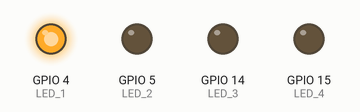
Simulated run of this program. Board: Raspberry Pi (BCM pin numbers). Shown: output pins drawn as LEDs (lit = HIGH). What the program prints to the terminal is not drawn.

Above: at 0.2 s.
At 1.2 s:
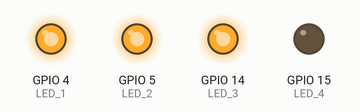
At 1.7 s:
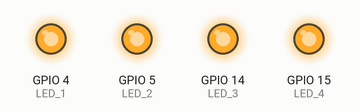
At 2.2 s:
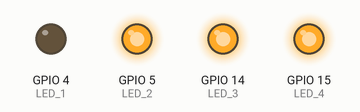
At 3.2 s:
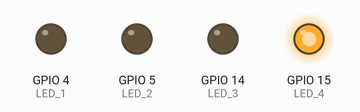
At 4.7 s:
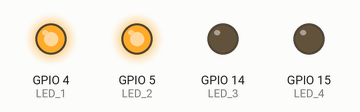
Timing chart, 0 to 5.2 s (numbered marks = the images above):
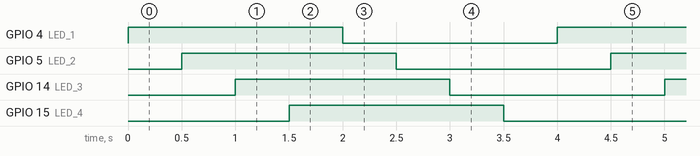

Measured:
- by itself, GPIO 4 (LED_1), GPIO 5 (LED_2), GPIO 14 (LED_3), GPIO 15 (LED_4): alternates HIGH for 2.0 s and LOW for 2.0 s
- by itself, everything shown: repeats every 4.0 s, in 8 steps

The program:

day01_exercise1.py
```python
import RPi.GPIO as GPIO
from time import sleep

LED_1 = 4
LED_2 = 5
LED_3 = 14
LED_4 = 15

def main():
    GPIO.setmode(GPIO.BCM)
    GPIO.setwarnings(False)
    GPIO.setup(LED_1, GPIO.OUT, initial=False)
    GPIO.setup(LED_2, GPIO.OUT, initial=False)
    GPIO.setup(LED_3, GPIO.OUT, initial=False)
    GPIO.setup(LED_4, GPIO.OUT, initial=False)
    print("main() program running...")

    try:
        while True:
            # 점등
            GPIO.output(LED_1, GPIO.HIGH)
            sleep(0.5)
            GPIO.output(LED_2, GPIO.HIGH)
            sleep(0.5)
            GPIO.output(LED_3, GPIO.HIGH)
            sleep(0.5)
            GPIO.output(LED_4, GPIO.HIGH)
            sleep(0.5)
            # 소등
            GPIO.output(LED_1, GPIO.LOW)
            sleep(0.5)
            GPIO.output(LED_2, GPIO.LOW)
            sleep(0.5)
            GPIO.output(LED_3, GPIO.LOW)
            sleep(0.5)
            GPIO.output(LED_4, GPIO.LOW)
            sleep(0.5)
    except KeyboardInterrupt:
        GPIO.cleanup()

if __name__ == '__main__':
    main()
```
